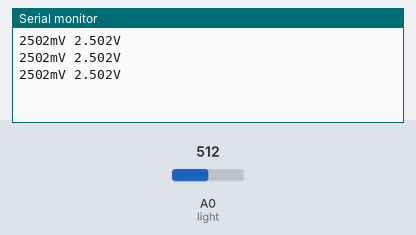
Simulated run of this sketch. Board: Arduino Uno, built with avr-gcc and run on an emulated ATmega328P. Parts: the last lines printed to the serial monitor. Inputs (shaded band) come from the test bench; at power-on: A0 (light) = 512.

Above: at 1.3 s.
1.4 s: A0 (light) set to 716
At 1.9 s:
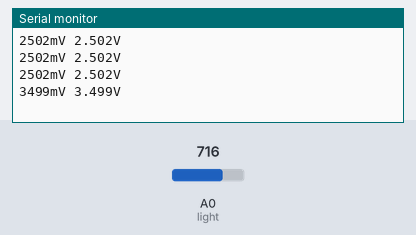
2.9 s: A0 (light) set to 900
At 3.4 s:
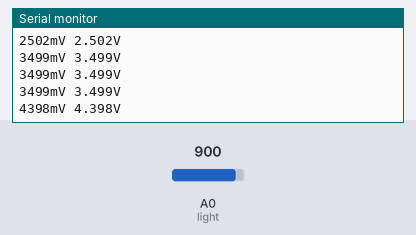
Timing chart, 0 to 5.9 s (numbered marks = the images above; inputs shaded):
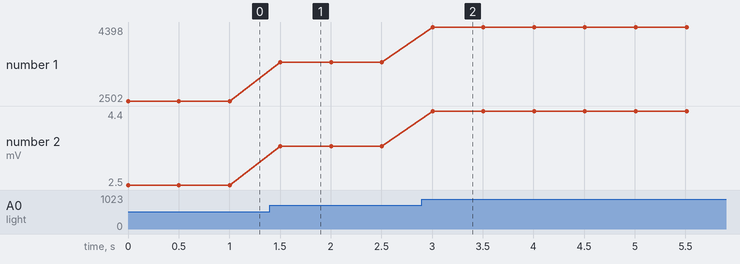

Measured:
- after the input at 1.4 s, the serial monitor: prints a new line after 0.10 s (image 1)
- after the input at 2.9 s, the serial monitor: prints a new line after 0.11 s (image 2)
- plotted number 1: 2502 → 3499 after the input at 1.4 s, 3499 → 4398 after the input at 2.9 s
- plotted number 2: 2.5 → 3.5 after the input at 1.4 s, 3.5 → 4.4 after the input at 2.9 s

The sketch:

light_sensor.ino
```cpp
#define light A0 // define input pin

void setup() {
  Serial.begin(9600);
}

void loop() {
  int Lvalue = analogRead(light); // read the light
  int mVolt = map(Lvalue, 0, 1023, 0, 5000); // map analogue reading to 5000mV
  float volt = (double)mVolt / 1000; // convert millivolt to volt

  Serial.print(mVolt); // print millivolt
  Serial.print("mV ");
  Serial.print(volt, 3); // print volts with 3 decimal places
  Serial.println("V ");
  delay(500); // wait for 1000 milliseconds
}
```
